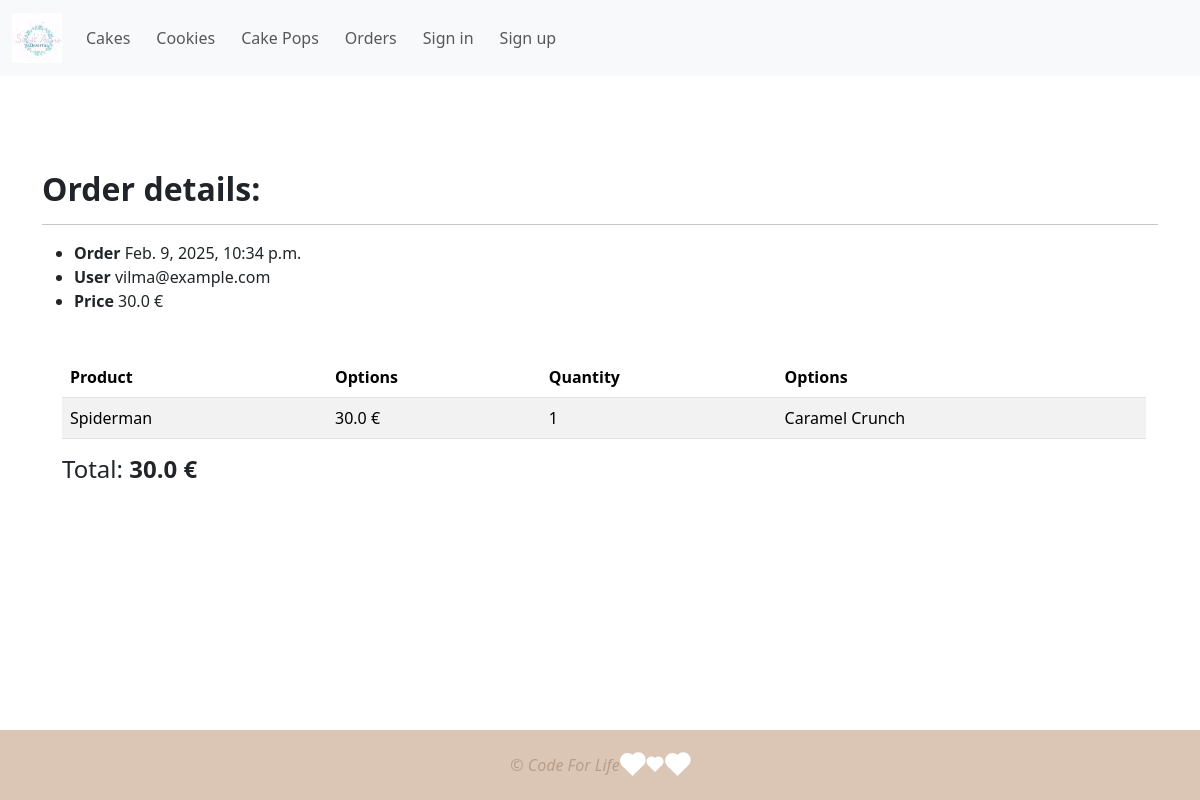
The page /orders/3 on the database as committed earlier.
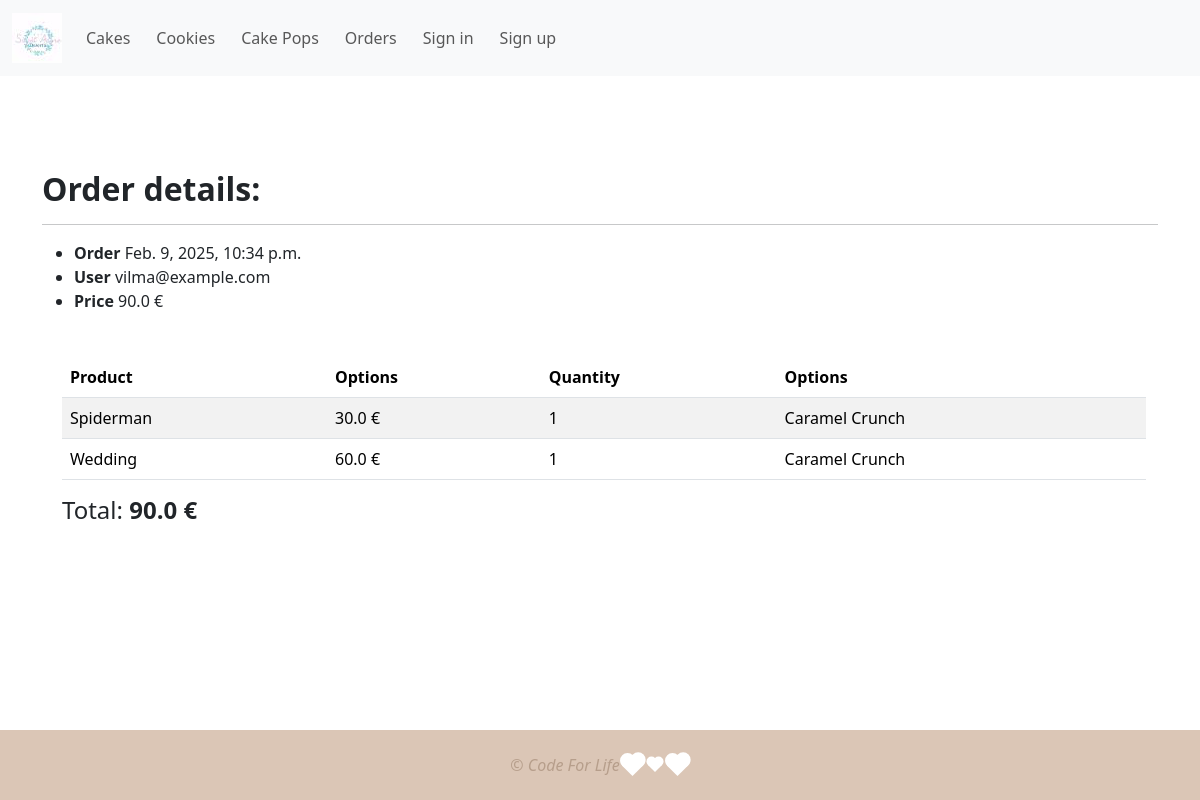
The same page on the database as committed later.
### desserts/models.py (models this page shows, shortened)
class Order(models.Model):
    order_date = models.DateTimeField(blank=False, null=False, auto_now_add=True)
    user = models.ForeignKey(User, on_delete=models.SET_NULL, null=True, blank=True)
    deadline = models.DateTimeField(verbose_name="Deadline", null=True, blank=True)
    NEW = "N"
    IN_PROGRESS = "P"
    COMPLETED = "C"
    DELIVERED = "D"
    ORDER_STATUSES = {
        NEW: "New",
        IN_PROGRESS: "In Progress",
        COMPLETED: "Completed",
        DELIVERED: "Delivered",
    }
    status = models.CharField(
        max_length=1, choices=ORDER_STATUSES, default="NEW", blank=True
    )
    class Meta:
        verbose_name = "Order"
        verbose_name_plural = "Orders"
    @property
    def total_price(self):
        total_price = 0
        for line in self.lines.all():
            total_price += line.price
        return total_price

class OrderLine(models.Model):
    order = models.ForeignKey(
        Order, on_delete=models.CASCADE, blank=True, null=True, related_name="lines"
    )
    options = models.ManyToManyField(
        Option,
        blank=False,
        help_text="*To select more than one Option, press CTRL and left mouse key.",
    )
    product = models.ForeignKey(
        Product, on_delete=models.CASCADE, blank=False, null=True, related_name="order_line"
    )
    quantity = models.IntegerField(blank=True, null=False, default=1)
    class Meta:
        verbose_name = "Order Line"
        verbose_name_plural = "Order Lines"
    @property
    def price(self):
        if self.product:
            return self.product.price * self.quantity
        else:
            return 0

class Product(models.Model):
    category = models.ForeignKey(
        Category, on_delete=models.CASCADE, blank=True, null=True
    )
    options = models.ManyToManyField(
        Option,
        blank=True, null=True
    )
    name = models.CharField(max_length=200, blank=True, null=True)
    description = HTMLField("Description", max_length=4096, default="")
    price = models.FloatField(blank=False, null=False)
    image = models.ImageField(upload_to="products", blank=True, null=True)
    class Meta:
        verbose_name = "Product"
        verbose_name_plural = "Products"

class Option(models.Model):
    name = models.CharField(max_length=200, blank=True, null=True)
    class Meta:
        verbose_name = "Option"
        verbose_name_plural = "Options"

### my_auth/models.py (models this page shows)
class User(AbstractUser):
    bio = models.TextField(null=True, blank=True)
    email = models.EmailField(unique=True, null=True)
    USERNAME_FIELD = "email"
    REQUIRED_FIELDS = []
    class Meta:
        verbose_name = "User"
        verbose_name_plural = "Users"

### desserts/views.py (the view)
# urls.py: path("orders/<int:pk>", views.OrderDetailView.as_view(), name="order_details"),
class OrderDetailView(generic.DetailView):
    model = Order
    template_name = "desserts/order_details.html"
    context_object_name = "order"

### desserts/templates/desserts/order_details.html (shortened to what this page needs)
{% extends "desserts/base.html" %}
{% load static %}
{% block content %}
  <h2><strong>Order details: </strong></h2>
  <hr />
 <ul>
  <li><strong>Order </strong>{{ order.order_date }}</li>
  <li><strong>User </strong>{{ order.user }}</li>
  <li><strong>Price </strong>{{ order.total_price }} €</li>
 </ul>
{% if order.lines.all %}
<div class="container" style="padding-top: 20px; padding-left: 20px">
        <table class="table table-striped">
          <thead>
            <tr>
              <th>Product</th>
              <th>Options</th>
              <th>Quantity</th>
              <th>Options</th>
            </tr>
        </thead>
          <tbody>
            {% for line in order.lines.all %}
  <tr>
                <td>{{ line.product.name }}</td>
                <td>{{ line.product.price }} €</td>
                <td>{{ line.quantity }}</td>
<td>
    {% for option in line.options.all %}
    {{ option.name }}
    {% endfor %}
</td>
  </tr>
          {% endfor %}
   </tbody>
    </table>
    <h4>Total: <strong>{{ order.total_price }} €</strong></h4>
  </div>
{% else %}
  <p>No items in this order.</p>
{% endif %}
{% endblock content %}

Rows that differ between the two databases and show on the page:
computed for Order "vilma@example.com": total_price "30.0" → "90.0"
added OrderLine: product.name "Wedding", product.price "60.0", quantity "1", Option (name "Caramel Crunch")
